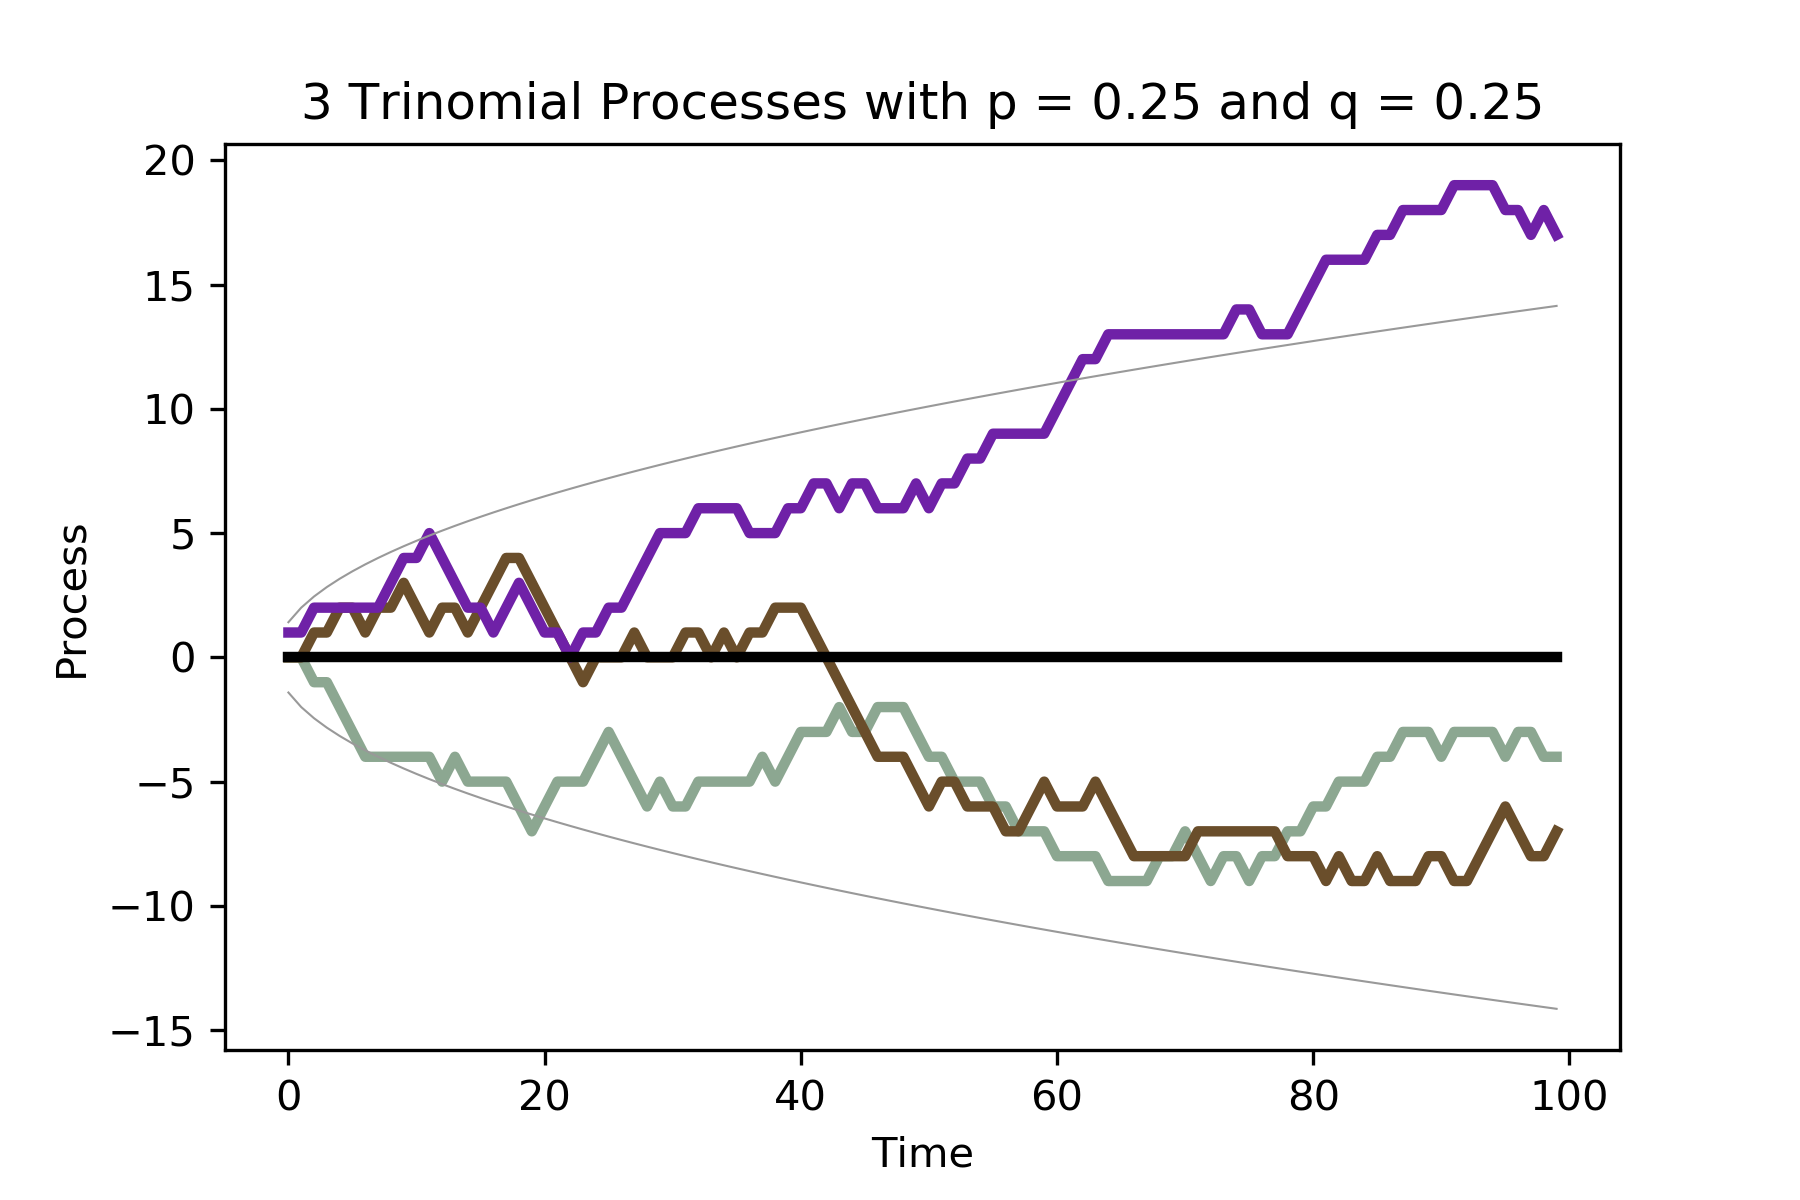

The script that drew this image:
import numpy as np
from scipy.stats import uniform
import matplotlib.pyplot as pl

# Parameter settings
print("Please input Number of Observations n, Number of trajectories k and probabilities p and q. Numbers should be separated with spaces. Default is 100, 3, 0.25 and 0.25")
para = [float(x) for x in input().split()]    
#para = [100, 3, 0.25, 0.25]

while len(para) != 4:
    if len(para) == 0:
        para = [100, 3, 0.25, 0.25]
        break
    print("Not enough or too many input arguments. Please input 4 values")
    para = [float(x) for x in input().split()]
        
n = round(para[0])         # number of observations
k = round(para[1])         # number of trajectories
p = para[2]                # probability of positive step being realised
q = para[3]                # probability of negative step being realised

if p + q > 1 or p + q < 0:
    raise ValueError("p and q must be smaller than 1 and in sum larger than 0 but smaller than 1!")
    
# Main simulation
u     = 1  # n of t increments Z_1,...,Z_t take value u
d     = 1  # m of t increments Z_1,...,Z_t take value d
t     = np.linspace(1, n, n)
trend = t * (p * u - q * d)
std   = np.sqrt(t * (p * (1 - p) + q * (1 - q) + 2 * p * q * u * d))
s1    = trend + 2 * std                              # upper confidence band
s2    = trend - 2 * std                              # lower confidence band
z     = uniform.rvs(size = (k,n), random_state = 1)  # uniform random numbers
z     = (-1) * (z < q) + (z > (1 - p))
x     = np.cumsum(z, axis = 1)

# Plot trajectories    
for i in range(k):
    pl.plot(x[i, :], color = (uniform.rvs(random_state = i), uniform.rvs(random_state = i + 1000), uniform.rvs(random_state = i + 2000)), linewidth = 2.5)  # all other trajectories
pl.xlabel("Time") 
pl.ylabel("Process")
pl.title(str(k) + " Trinomial Processes with p = " + str(p) + " and q = " + str(q))
    
pl.plot(s1, linewidth = 0.5, color = (0.6, 0.6, 0.6))       # upper confidence interval boundary
pl.plot(s2, linewidth = 0.5, color = (0.6, 0.6, 0.6))       # lower confidence interval boundary
pl.plot(trend, linewidth = 2.5, color = "black")            # trend line
